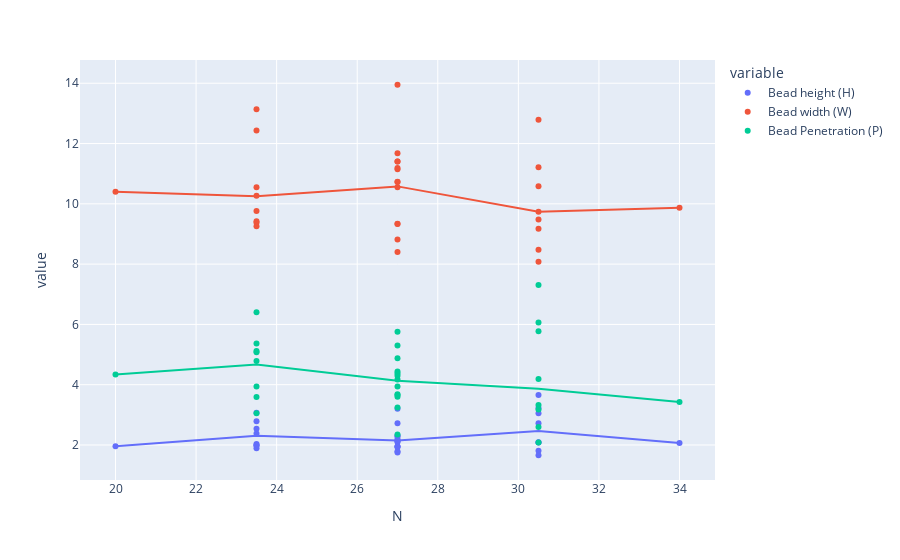

The notebook cell saved with this chart:
### Code cell
fig = px.scatter(data, x="N", y=["Bead height (H)", "Bead width (W)", "Bead Penetration (P)"], trendline="lowess")
fig.show()

### Figure 1 — Plotly figure (JSON) as saved in the notebook; plotly's stock layout.template omitted (floating-point values rounded to 4 significant figures)
{"data": [{"hovertemplate": "variable=Bead height (H)<br>N=%{x}<br>value=%{y}<extra></extra>", "legendgroup": "Bead height (H)", "marker": {"color": "#636efa", "symbol": "circle"}, "mode": "markers", "name": "Bead height (H)", "orientation": "v", "showlegend": true, "type": "scatter", "x": [23.5, 23.5, 23.5, 23.5, 23.5, 23.5, 23.5, 23.5, 30.5, 30.5, 30.5, 30.5, 30.5, 30.5, 30.5, 30.5, 27, 27, 27, 27, 27, 27, 20, 34, 27, 27, 27, 27, 27, 27, 27], "xaxis": "x", "y": [2.38, 2.54, 3.07, 2.79, 2.03, 1.98, 1.89, 1.99, 1.81, 1.66, 3.23, 2.72, 2.09, 2.08, 3.66, 3.05, 2.72, 2.13, 1.96, 3.2, 2.31, 2.1, 1.96, 2.07, 2.29, 2.14, 1.79, 2.2, 1.93, 1.75, 1.94], "yaxis": "y"}, {"hovertemplate": "<b>LOWESS trendline</b><br><br>variable=Bead height (H)<br>N=%{x}<br>value=%{y} <b>(trend)</b><extra></extra>", "legendgroup": "Bead height (H)", "marker": {"color": "#636efa", "symbol": "circle"}, "mode": "lines", "name": "Bead height (H)", "showlegend": false, "type": "scatter", "x": [20, 23.5, 23.5, 23.5, 23.5, 23.5, 23.5, 23.5, 23.5, 27, 27, 27, 27, 27, 27, 27, 27, 27, 27, 27, 27, 27, 30.5, 30.5, 30.5, 30.5, 30.5, 30.5, 30.5, 30.5, 34], "xaxis": "x", "y": [1.96, 2.309, 2.309, 2.309, 2.309, 2.309, 2.309, 2.309, 2.309, 2.146, 2.146, 2.146, 2.146, 2.146, 2.146, 2.146, 2.146, 2.146, 2.146, 2.146, 2.146, 2.146, 2.466, 2.466, 2.466, 2.466, 2.466, 2.466, 2.466, 2.466, 2.07], "yaxis": "y"}, {"hovertemplate": "variable=Bead width (W)<br>N=%{x}<br>value=%{y}<extra></extra>", "legendgroup": "Bead width (W)", "marker": {"color": "#EF553B", "symbol": "circle"}, "mode": "markers", "name": "Bead width (W)", "orientation": "v", "showlegend": true, "type": "scatter", "x": [23.5, 23.5, 23.5, 23.5, 23.5, 23.5, 23.5, 23.5, 30.5, 30.5, 30.5, 30.5, 30.5, 30.5, 30.5, 30.5, 27, 27, 27, 27, 27, 27, 20, 34, 27, 27, 27, 27, 27, 27, 27], "xaxis": "x", "y": [10.55, 12.43, 9.76, 13.14, 10.27, 9.26, 9.37, 9.42, 9.17, 11.21, 9.48, 12.79, 8.08, 9.74, 8.48, 10.58, 8.82, 11.4, 8.4, 9.34, 13.95, 9.33, 10.4, 9.87, 10.55, 11.15, 10.73, 11.68, 11.4, 11.19, 10.72], "yaxis": "y"}, {"hovertemplate": "<b>LOWESS trendline</b><br><br>variable=Bead width (W)<br>N=%{x}<br>value=%{y} <b>(trend)</b><extra></extra>", "legendgroup": "Bead width (W)", "marker": {"color": "#EF553B", "symbol": "circle"}, "mode": "lines", "name": "Bead width (W)", "showlegend": false, "type": "scatter", "x": [20, 23.5, 23.5, 23.5, 23.5, 23.5, 23.5, 23.5, 23.5, 27, 27, 27, 27, 27, 27, 27, 27, 27, 27, 27, 27, 27, 30.5, 30.5, 30.5, 30.5, 30.5, 30.5, 30.5, 30.5, 34], "xaxis": "x", "y": [10.4, 10.25, 10.25, 10.25, 10.25, 10.25, 10.25, 10.25, 10.25, 10.58, 10.58, 10.58, 10.58, 10.58, 10.58, 10.58, 10.58, 10.58, 10.58, 10.58, 10.58, 10.58, 9.735, 9.735, 9.735, 9.735, 9.735, 9.735, 9.735, 9.735, 9.87], "yaxis": "y"}, {"hovertemplate": "variable=Bead Penetration (P)<br>N=%{x}<br>value=%{y}<extra></extra>", "legendgroup": "Bead Penetration (P)", "marker": {"color": "#00cc96", "symbol": "circle"}, "mode": "markers", "name": "Bead Penetration (P)", "orientation": "v", "showlegend": true, "type": "scatter", "x": [23.5, 23.5, 23.5, 23.5, 23.5, 23.5, 23.5, 23.5, 30.5, 30.5, 30.5, 30.5, 30.5, 30.5, 30.5, 30.5, 27, 27, 27, 27, 27, 27, 20, 34, 27, 27, 27, 27, 27, 27, 27], "xaxis": "x", "y": [3.94, 5.08, 5.12, 6.4, 3.05, 3.59, 4.79, 5.37, 3.33, 3.18, 7.31, 5.77, 2.6, 2.08, 6.06, 4.19, 4.44, 5.3, 2.35, 5.76, 4.88, 3.24, 4.34, 3.43, 3.6, 3.66, 4.37, 4.17, 3.94, 4.3, 3.68], "yaxis": "y"}, {"hovertemplate": "<b>LOWESS trendline</b><br><br>variable=Bead Penetration (P)<br>N=%{x}<br>value=%{y} <b>(trend)</b><extra></extra>", "legendgroup": "Bead Penetration (P)", "marker": {"color": "#00cc96", "symbol": "circle"}, "mode": "lines", "name": "Bead Penetration (P)", "showlegend": false, "type": "scatter", "x": [20, 23.5, 23.5, 23.5, 23.5, 23.5, 23.5, 23.5, 23.5, 27, 27, 27, 27, 27, 27, 27, 27, 27, 27, 27, 27, 27, 30.5, 30.5, 30.5, 30.5, 30.5, 30.5, 30.5, 30.5, 34], "xaxis": "x", "y": [4.34, 4.672, 4.672, 4.672, 4.672, 4.672, 4.672, 4.672, 4.672, 4.132, 4.132, 4.132, 4.132, 4.132, 4.132, 4.132, 4.132, 4.132, 4.132, 4.132, 4.132, 4.132, 3.869, 3.869, 3.869, 3.869, 3.869, 3.869, 3.869, 3.869, 3.43], "yaxis": "y"}], "layout": {"legend": {"title": {"text": "variable"}, "tracegroupgap": 0}, "margin": {"t": 60}, "xaxis": {"anchor": "y", "domain": [0, 1], "title": {"text": "N"}}, "yaxis": {"anchor": "x", "domain": [0, 1], "title": {"text": "value"}}}}
